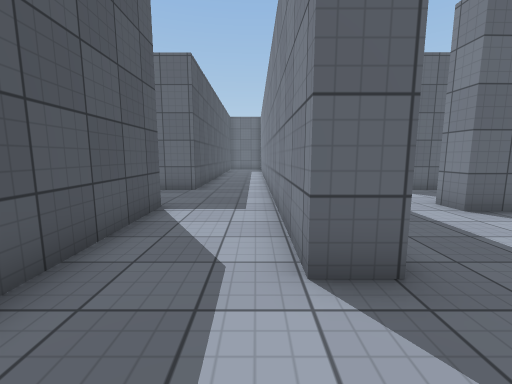
[1] (above)

16 first-person views from a walk through a Unity game level. The camera is 1.3 m above the floor, tilts 8° down and sees 90° across. The floor is counted in squares, 1 m on a side. Each view is taken from the middle of a square. On the plan, view 1 faces up. The plan holds only what a view shows up to about 13 squares ahead; the rest is blank. The place goes on beyond the plan. The player character is not drawn. Some animated figures are left out. Surface patterns are stand-ins for the level's own textures.

[2]
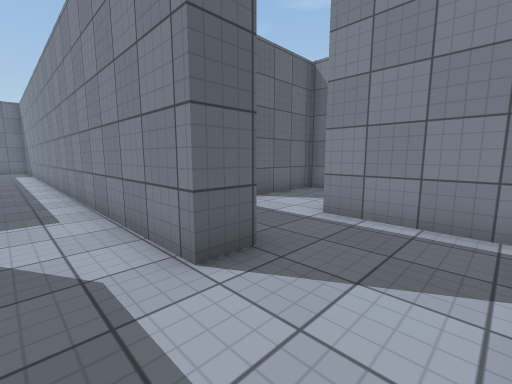

[3]
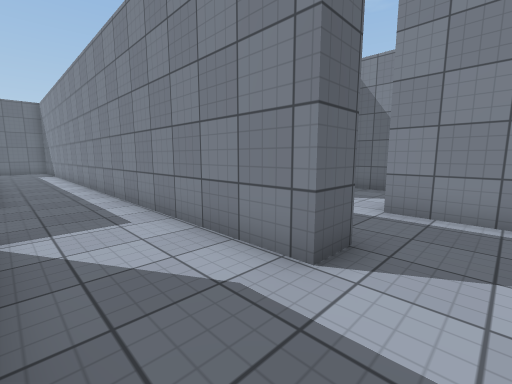

[4]
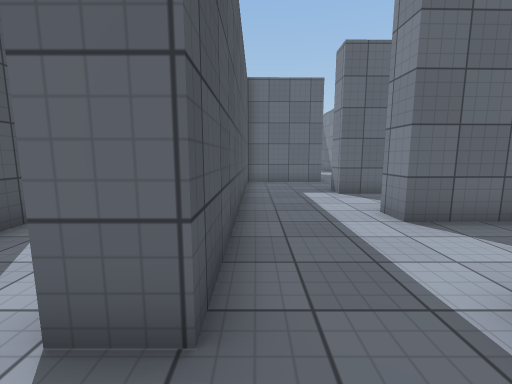

[5]
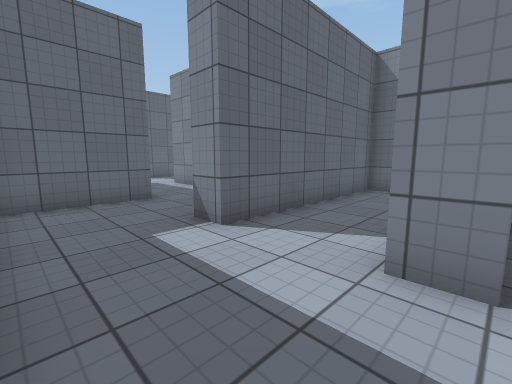

[6]
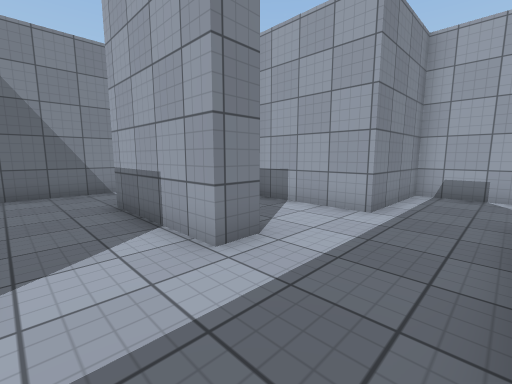

[7]
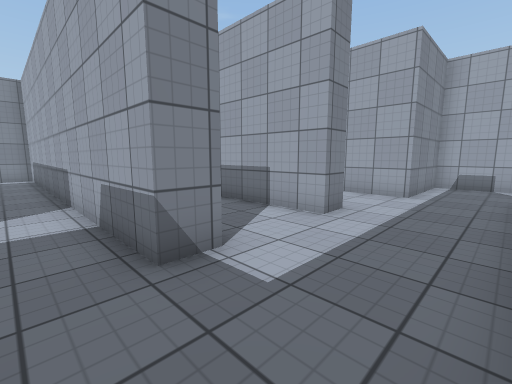

[8]
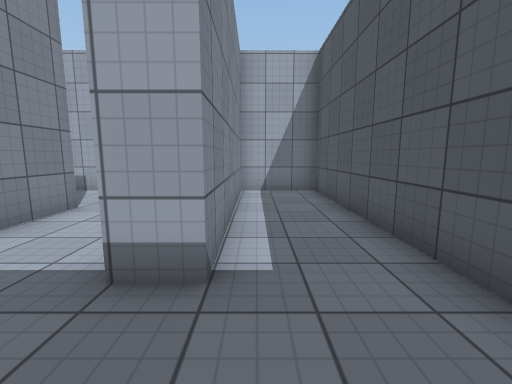

[9]
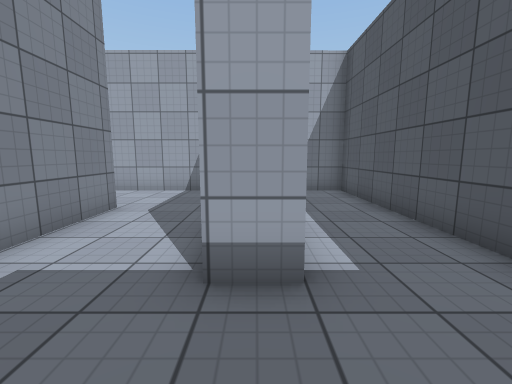

[10]
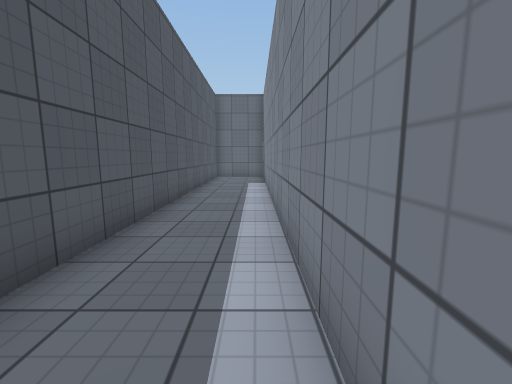

[11]
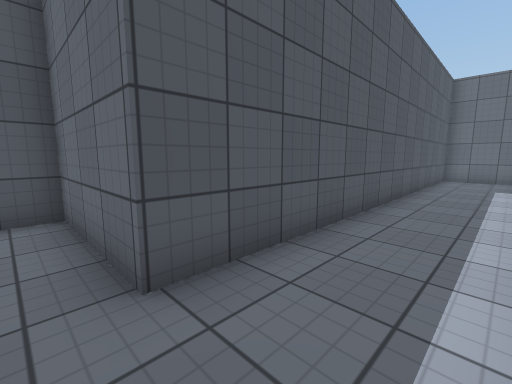

[12]
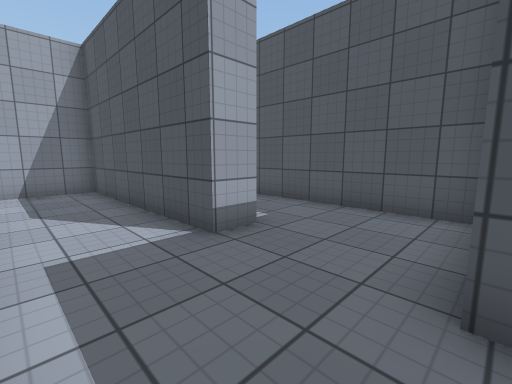

[13]
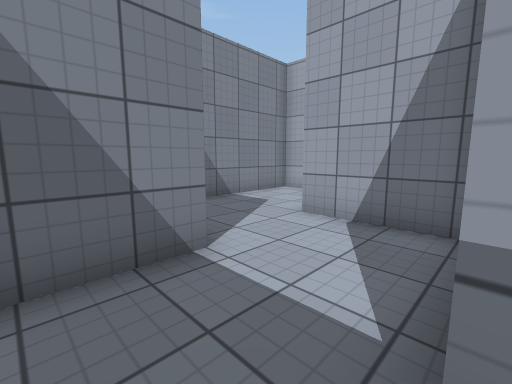

[14]
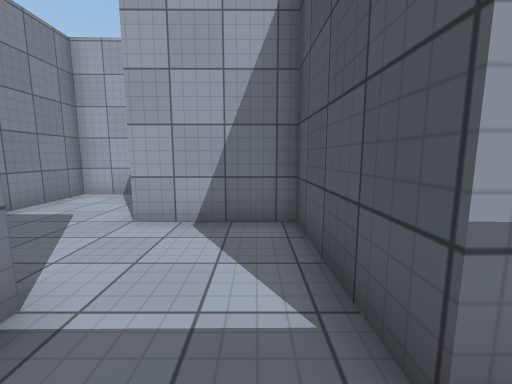

[15]
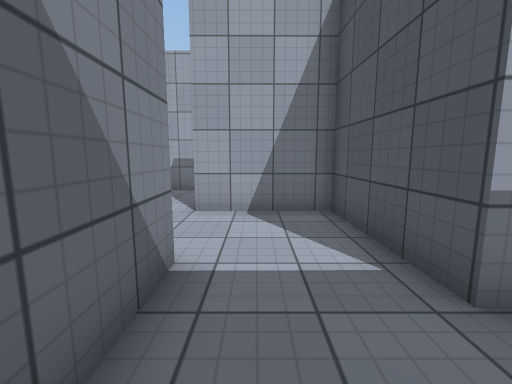

[16]
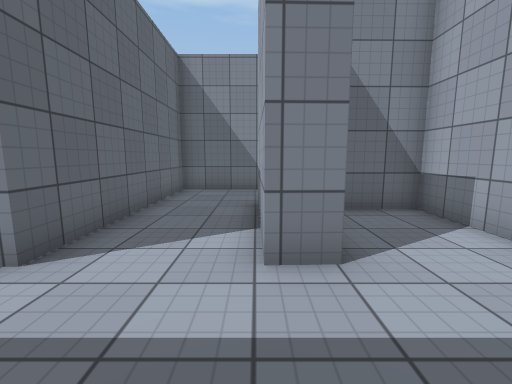

### Floor plan
Points are (right, up) in squares from view 1. A wall is a line through its corners. A room is listed if a view was taken in it or the views show most of it. See-through windows are left out.
Room 1 (views 1, 2, 3, 4, 8, 9, 10, 11, 12)
walls: (1.6, 3.6) (1.6, 2.6) (0.6, 2.6) (0.5, 21); (-3.4, -0.3) (-3.5, 6.5) (-2.3, 6.5) (-2.3, -0.6) (4.2, -0.6) (4.2, 3); (-2.4, 21.5) (-2.3, 9.8) (-6.3, 9.7) (-6.2, -0.6) (-3.4, -0.6)
ways out: opening at (2.5, 3) to room 2
Room 2 (views 5, 6, 7, 13, 14, 15, 16)
walls: (4.2, 3) (8.2, 3) (8.2, 6) (4.9, 6) (4.9, 6.9) (9.1, 6.9); (5.3, 13.8) (1.5, 13.8); (1.6, 13.1) (1.6, 3.6); (12, 7.4) (12, 9.9) (4.8, 9.8) (4.8, 10.8)
ways out: opening at (2.5, 3) to room 1; opening at (10.5, 6.5) to room 3; opening at (5, 12.5)
Room 3 (no view inside)
walls: (9.1, 6.9) (9.2, 3) (11.6, 3); (12, 5.9) (12, 7.4)
ways out: opening at (10.5, 6.5) to room 2; opening at (12, 4.5)

Where each view was taken, in squares from view 1:
view 1: 0 up, 0 right, facing up
view 2: 0 up, 1 left, facing up-right
view 3: 1 up, 2 left, facing up-right
view 4: 1 up, 2 right, facing up
view 5: 6 up, 2 right, facing up-right
view 6: 9 up, 2 right, facing down-right
view 7: 12 up, 2 right, facing down-right
view 8: 9 up, 4 left, facing down
view 9: 9 up, 3 left, facing down
view 10: 9 up, 0 right, facing up
view 11: 9 up, 0 right, facing up-left
view 12: 10 up, 0 right, facing down-left
view 13: 8 up, 9 right, facing down-right
view 14: 8 up, 10 right, facing down
view 15: 9 up, 11 right, facing down
view 16: 7 up, 2 right, facing right
